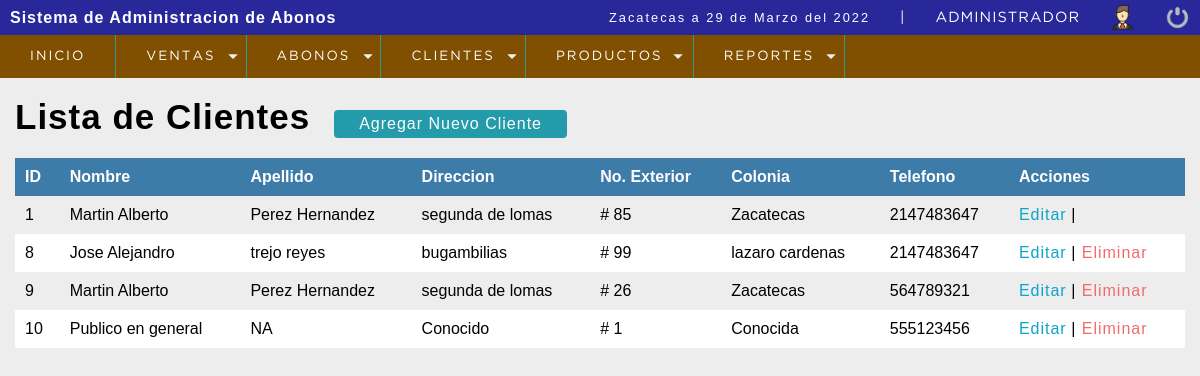
The app's page /sistema/lista_clientes.php (signed in) with its own data.
### tables this page shows
CREATE TABLE `clientes` (
  `ID` int(6) NOT NULL,
  `nombre` text NOT NULL,
  `apellidos` text NOT NULL,
  `direccion` text NOT NULL,
  `no` text NOT NULL,
  `colonia` text NOT NULL,
  `telefono` int(11) NOT NULL,
  `estatus` int(11) NOT NULL DEFAULT 1
);

### sistema/includes/functions.php (called while the page is built, shortened)
<?php
	function fechaC(){
		$mes = array("","Enero",
					  "Febrero",
					  "Marzo",
					  "Abril",
					  "Mayo",
					  "Junio",
					  "Julio",
					  "Agosto",
					  "Septiembre",
					  "Octubre",
					  "Noviembre",
					  "Diciembre");
		return date('d')." de ". $mes[date('n')] . " del " . date('Y');
	}
 ?>

### sistema/lista_clientes.php (the view, shortened to what this page needs)
<?php
include "config/conect.php";
?>
<!DOCTYPE html>
<html lang="en">
<head>
	<?php include "includes/scripts.php"; ?>
</head>
<body>
	<?php include "includes/header.php"; ?>
	<section id="container">
		<div class="listado_clientes">
		<h1>Lista de Clientes</h1>
		<a href="nuevo_cliente.php" class="btn_new">Agregar Nuevo Cliente</a>
		<table>
			<tr>
				<th>ID</th>
				<th>Nombre</th>
				<th>Apellido</th>
				<th>Direccion</th>
				<th>No. Exterior</th>
				<th>Colonia</th>
				<th>Telefono</th>
				<th>Acciones</th>
			</tr>
			<?php
				$query = mysqli_query($conection,"SELECT * FROM clientes WHERE estatus = 1");
				$result = mysqli_num_rows($query);
				if($result > 0){
					while ($data = mysqli_fetch_array($query)) {
			?>
					<tr>
						<td><?php echo($data['ID'])?></td>
						<td><?php echo($data['nombre'])?></td>
						<td><?php echo($data['apellidos'])?></td>
						<td><?php echo($data['direccion'])?></td>
						<td># <?php echo($data['no'])?></td>
						<td><?php echo($data['colonia'])?></td>
						<td><?php echo($data['telefono'])?></td>
						<td>
							<a href="editar_cliente.php?id=<?php echo($data['ID'])?>" class="link_edit">Editar</a>
							<a > | </a>
							<?php if($data["ID"] != 1) {?>
							<a href="eliminar_confirmar.php?id=<?php echo($data['ID'])?>" class="link_eliminar">Eliminar</a>
						</td>
					</tr>
			<?php
		}
				}
				}
			?>
		</table>
	</div>
	</section>
</body>
</html>

### sistema/includes/scripts.php (shortened to what this page needs)
<link rel="stylesheet" type="text/css" href="css/style.css">
<?PHP include "functions.php"; ?>

### sistema/includes/header.php (shortened to what this page needs)
<header>
	<div class="header">
		<h1>Sistema de Administracion de Abonos</h1>
		<div class="optionsBar">
			<p>Zacatecas a <?php echo fechaC(); ?> </p>
			<span>|</span>
			<span class="user"><?php echo $_SESSION['Nombre'] ?></span>
			<img class="photouser" src="img/user.png" alt="Usuario">
			<a href="salir.php"><img class="close" src="img/salir.png" alt="Salir del sistema" title="Salir"></a>
		</div>
	</div>
	<?php include "nav.php";?>
</header>

### sistema/includes/nav.php (shortened to what this page needs)
<nav>
	<ul>
		<li><a href="index.php">Inicio</a></li>
		<li class="principal">
			<a href="#">Ventas</a>
		</li>
		<li class="principal">
			<a href="#">Abonos</a>
		</li>
		<li class="principal">
			<a href="#">Clientes</a>
		</li>
		<li class="principal">
			<a href="#">Productos</a>
		</li>
		<li class="principal">
			<a href="#">Reportes</a>
		</li>
	</ul>
</nav>

### sistema/css/style.css (style rules this page uses)
* { margin: 0; padding: 0; box-sizing: border-box; }
body { background: #ededed; }
h1, h2, h3, h4, h5, h6 { font-family: 'arial'; font-weight: bold; letter-spacing: 1px; }
h1 { font-size: 1em; }
p { font-family: 'arial'; letter-spacing: 2px; font-size: .8em; line-height: 20px; }
a { text-decoration: none; font-family: arial; letter-spacing: 1px; }
span { font-family: 'GothamBook'; letter-spacing: 1px; font-size: .9em; line-height: 20px; }
header { position: fixed; width: 100%; }
.header { color: #fff; background: #28289a; height: 35px; display: -webkit-flex; display: -moz-flex; display: -ms-flex; display: -o-flex; display: flex; justify-content: space-between; align-items: center; padding: 10px; }
.optionsBar { display: -webkit-flex; display: -moz-flex; display: -ms-flex; display: -o-flex; display: flex; justify-content: center; align-items: center; }
.optionsBar span { color: #FFF; font-size: 11pt; font-family: 'GothamBook'; text-transform: uppercase; margin-left: 30px; }
.photouser { margin-left: 30px; width: 25px; height: 25px; }
.close { width: 25px; height: 25px; }
.optionsBar a { display: -webkit-flex; display: -moz-flex; display: -ms-flex; display: -o-flex; display: flex; margin-left: 30px; }
nav ul { background: #814f00; list-style: none; display: -webkit-flex; display: -moz-flex; display: -ms-flex; display: -o-flex; display: flex; justify-content: left; align-items: center; }
nav ul > li a { position: relative; }
nav a { color: #FFF; display: block; font-size: 10pt; font-family: 'GothamBook'; padding: 15px 30px; text-transform: uppercase; letter-spacing: 2px; transition: background .5s; border-right: 1px solid #319B8F; }
nav .principal > a { background: url(../images/arrow_bottom.png) no-repeat; background-position-x: 0%; background-position-y: 0%; background-size: auto auto; background-position: 94% center; background-size: 10px; }
#container { padding: 90px 15px 15px; }
#container h1 { font-size: 35px; display: inline-block; }
.btn_new { display: inline-block; background: #239baa; color: #FFF; padding: 5px 25px; border-radius: 4px; margin: 20px; }
table { border-collapse: collapse; font-family: 'arial'; width: 100%; }
table th { text-align: left; padding: 10px; background: #3d7ba8; color: #FFF; }
table tr:nth-child(odd) { background: #FFF; }
table td { padding: 10px; }
.link_edit { color: #0ca4ce; }
.link_eliminar { color: #f26b6b; }

### records on screen
clientes: ID "1", nombre "Martin Alberto", apellidos "Perez Hernandez", direccion "segunda de lomas", no "85", colonia "Zacatecas", telefono "2147483647"
clientes: ID "8", nombre "Jose Alejandro", apellidos "trejo reyes", direccion "bugambilias", no "99", colonia "lazaro cardenas", telefono "2147483647"
clientes: ID "9", nombre "Martin Alberto", apellidos "Perez Hernandez", direccion "segunda de lomas", no "26", colonia "Zacatecas", telefono "564789321"
clientes: ID "10", nombre "Publico en general", apellidos "NA", direccion "Conocido", no "1", colonia "Conocida", telefono "555123456"

### other values on screen
fechaC() "29 de Marzo del 2022"
$_SESSION['Nombre'] "ADMINISTRADOR"
